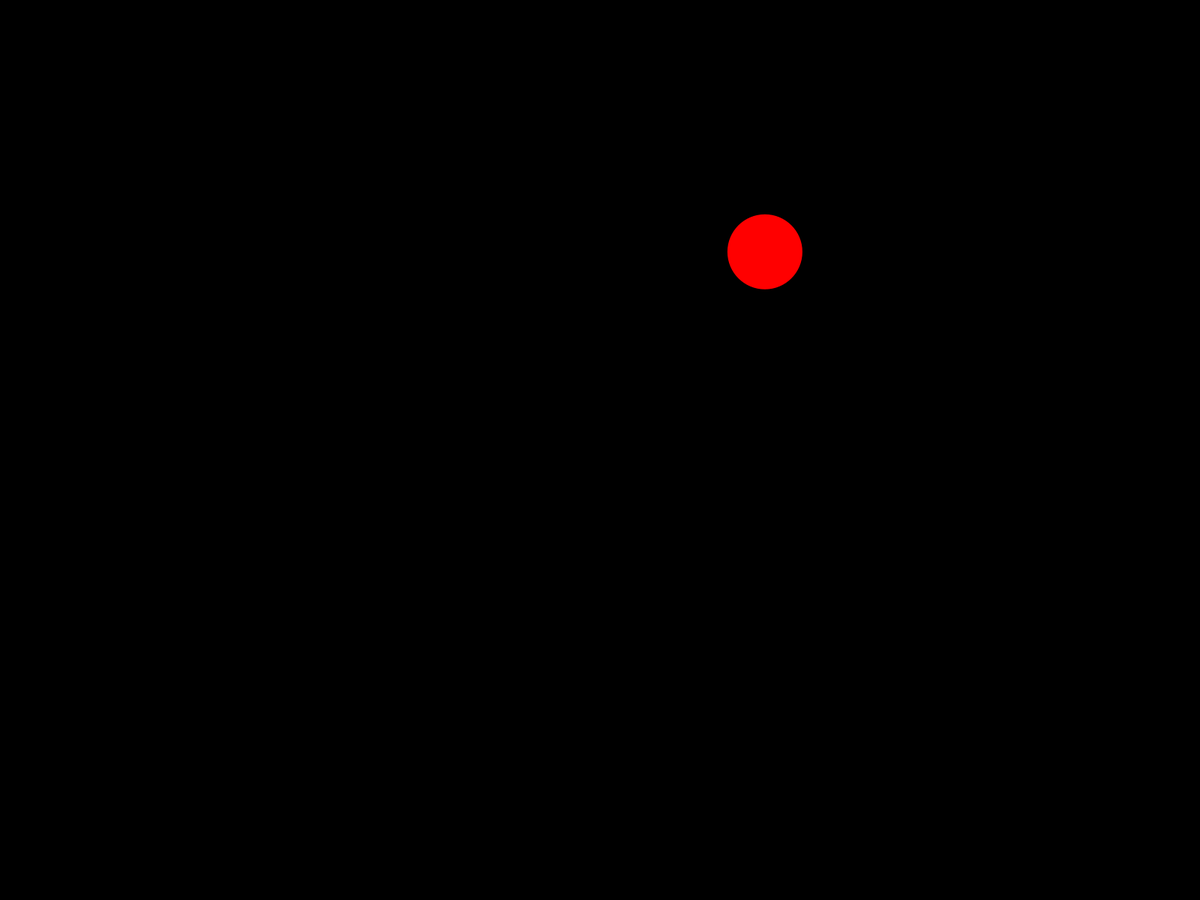
Frame 1 (no input)
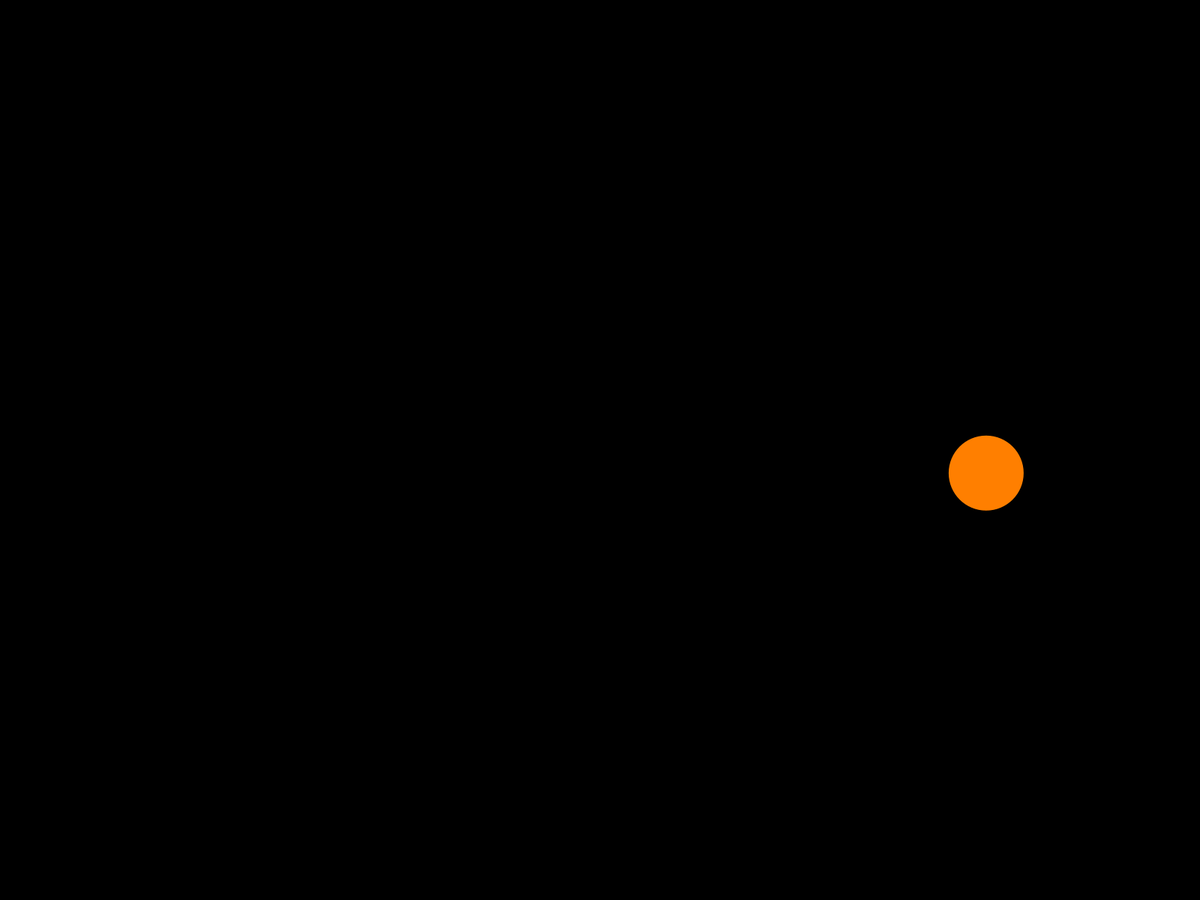
Frame 60 (the mouse pressed at the canvas centre just before this capture)
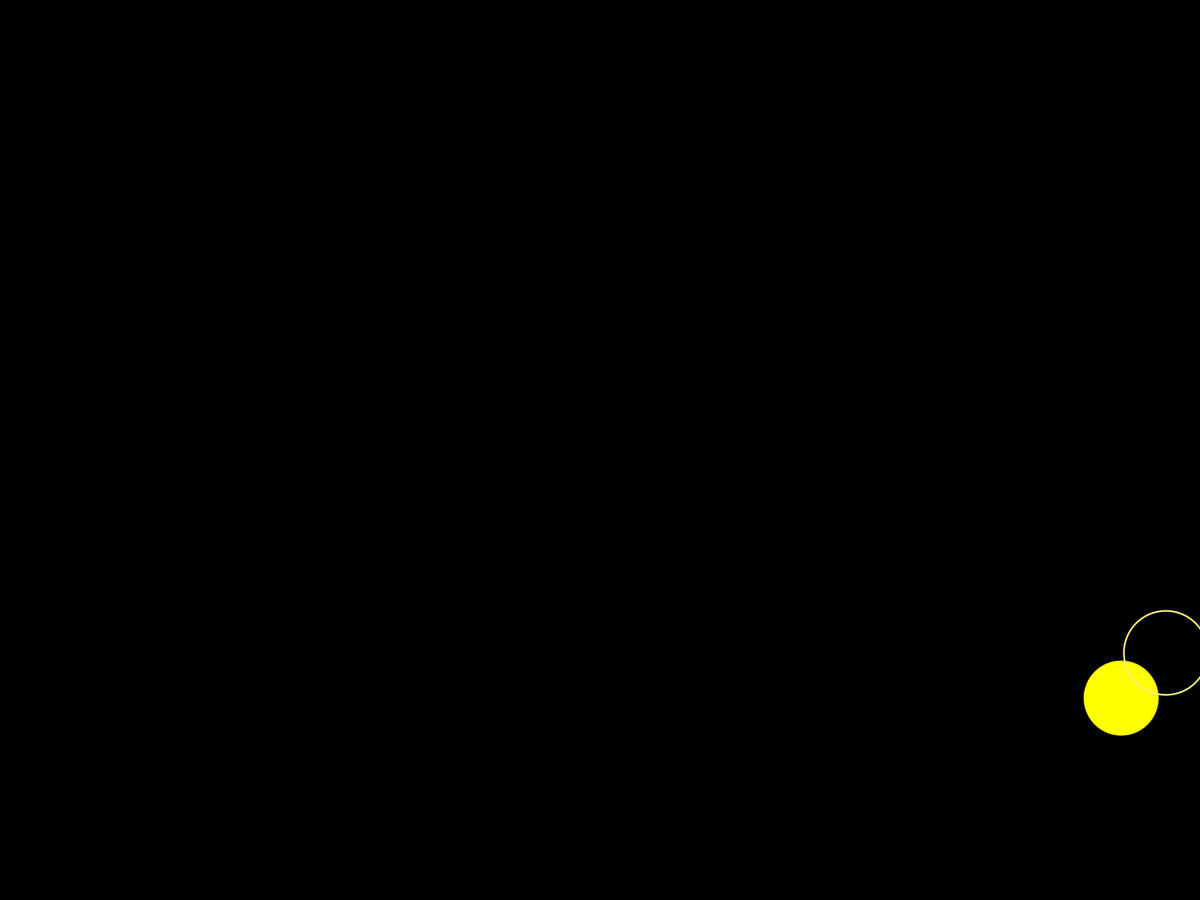
Frame 120 (the mouse held since frame 60 and released just before this capture)

The Processing sketch that drew these frames (run headless with seeded random() and noise(); from frame 60 on, the mouse is pressed at the canvas centre):

// Processing sketch: bouncingRedBall
// ── bouncingRedBall.pde
float radius = 50;
PVector loc, vel;
int maxRippleCount = 4, rippleCount;
Ripple[] r = new Ripple[maxRippleCount];

void setup(){
  fullScreen();
  background(0);
  frameRate(100);
  colorMode(HSB, 360, 100, 100);
  loc = new PVector(random(radius, width - radius),random(radius, height - radius));
  vel = new PVector(5, 5); 
  for(int i = 0; i < maxRippleCount; i++)
    r[i] = new Ripple(0, 0, 0, false);
}


void draw(){
  drawBall();
  drawRipple();
}


void drawBall(){
  background(0);
  noStroke();
  fill(frameCount/2, 100, 100);
  ellipse(loc.x, loc.y, 2*radius, 2*radius);
  loc.x += vel.y;
  loc.y += vel.x;
  if(loc.y>height-radius || loc.y<radius){
    vel.x *= -1;
    r[rippleCount] = new Ripple(loc.x, loc.y, frameCount/2, true);
    rippleCount = (rippleCount+1)%maxRippleCount;
  }
  if(loc.x>width-radius|| loc.x<radius){
    vel.y *= -1;
    r[rippleCount] = new Ripple(loc.x, loc.y, frameCount/2, true);
    rippleCount = (rippleCount+1)%maxRippleCount;
  }
}


void drawRipple(){
  for(int i = 0; i < maxRippleCount; i++){
    r[i].update();
    r[i].display();
  }
}

// ── Ripple.pde
class Ripple{
  PVector loc;
  float size, thickness, alpha;
  boolean exists;
  float hue;
  Ripple(float x, float y, float hue, boolean exists){
    loc = new PVector(x, y);
    this.hue = hue;
    this.exists = exists;
  }
  
  
 void update(){
    if(exists){
      size+=8;
      alpha = map(size, width/2, 3*width/4, 100, 0);
      thickness = map(size, 0, width/2, 1, 10);
      if(alpha == 0 ) 
        exists = false; 
    }
  }
  
  
  void display(){
    if(exists){
      noFill();
      stroke(hue, 50, 100, alpha);
      strokeWeight(thickness);
      ellipse(this.loc.x, this.loc.y, size, size);
    }
  } 
}
